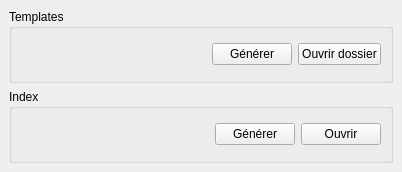
<?xml version="1.0" encoding="UTF-8"?>
<ui version="4.0">
 <class>DoxygenFilesHelper</class>
 <widget class="QMainWindow" name="DoxygenFilesHelper">
  <property name="windowModality">
   <enum>Qt::ApplicationModal</enum>
  </property>
  <property name="geometry">
   <rect>
    <x>0</x>
    <y>0</y>
    <width>402</width>
    <height>172</height>
   </rect>
  </property>
  <property name="windowTitle">
   <string>Doxygen</string>
  </property>
  <widget class="QWidget" name="centralwidget">
   <layout class="QVBoxLayout" name="verticalLayout">
    <item>
     <widget class="QGroupBox" name="groupBox">
      <property name="title">
       <string>Templates</string>
      </property>
      <layout class="QHBoxLayout" name="horizontalLayout">
       <item>
        <spacer name="horizontalSpacer">
         <property name="orientation">
          <enum>Qt::Horizontal</enum>
         </property>
         <property name="sizeHint" stdset="0">
          <size>
           <width>40</width>
           <height>20</height>
          </size>
         </property>
        </spacer>
       </item>
       <item>
        <widget class="QPushButton" name="pushButton_generateTemplates">
         <property name="text">
          <string>Générer</string>
         </property>
        </widget>
       </item>
       <item>
        <widget class="QPushButton" name="pushButton_openDir">
         <property name="text">
          <string>Ouvrir dossier</string>
         </property>
        </widget>
       </item>
      </layout>
     </widget>
    </item>
    <item>
     <widget class="QGroupBox" name="groupBox_2">
      <property name="title">
       <string>Index</string>
      </property>
      <layout class="QVBoxLayout" name="verticalLayout_2">
       <item>
        <layout class="QHBoxLayout" name="horizontalLayout_3">
         <item>
          <spacer name="horizontalSpacer_2">
           <property name="orientation">
            <enum>Qt::Horizontal</enum>
           </property>
           <property name="sizeHint" stdset="0">
            <size>
             <width>46</width>
             <height>20</height>
            </size>
           </property>
          </spacer>
         </item>
         <item>
          <widget class="QPushButton" name="pushButton_generateIndex">
           <property name="text">
            <string>Générer</string>
           </property>
          </widget>
         </item>
         <item>
          <widget class="QPushButton" name="pushButton_openIndex">
           <property name="text">
            <string>Ouvrir</string>
           </property>
          </widget>
         </item>
        </layout>
       </item>
       <item>
        <layout class="QFormLayout" name="formLayout_descriptions"/>
       </item>
      </layout>
     </widget>
    </item>
   </layout>
  </widget>
 </widget>
 <resources/>
 <connections/>
</ui>
